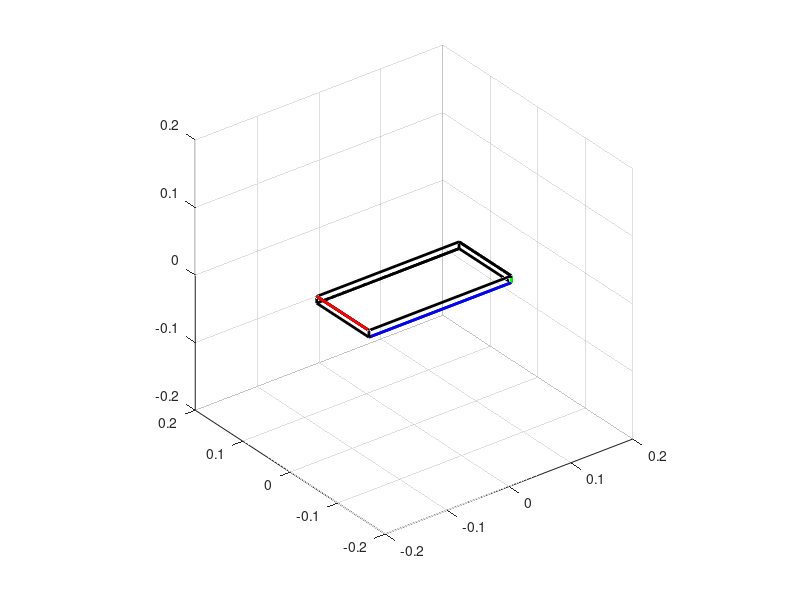
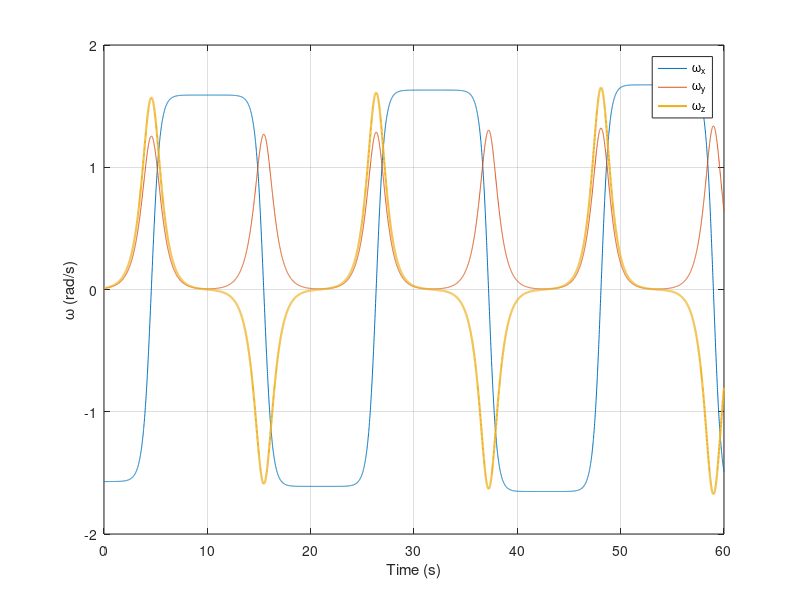
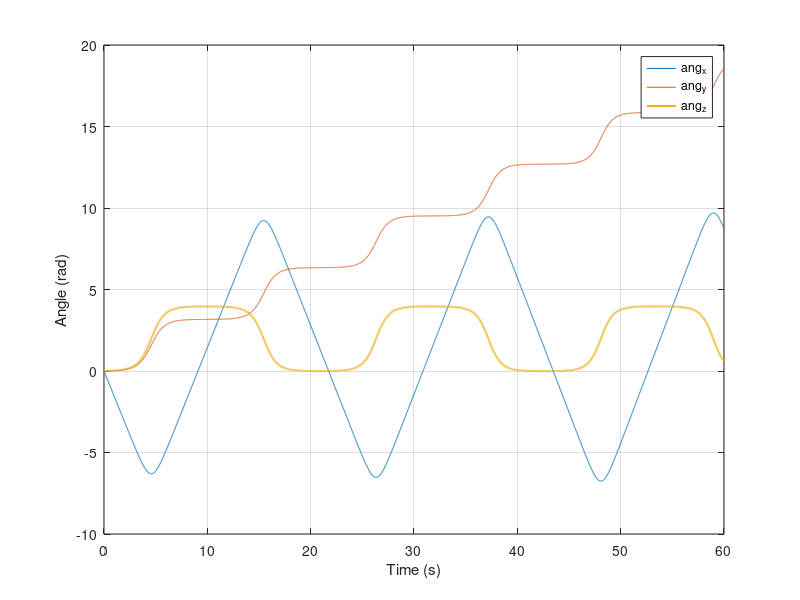

Source code (MATLAB) for these figures, in order:
%% Space Engineering 3 Assignment 3
% Author: Zoren Liu
% SID: 440353416
%

clear all; close all; clc;

%% Question 1

% Initial conditions
omega_x = 0;%pi/2*0.025; % Angular velocity (rad/s)
omega_y = 0;%pi/2*0.025;
omega_z = pi/2;


% Properties of rectangular plate
a = 0.230;   % Length (m)
b = 0.01;    % Height (m)
c = 0.11;   % Width (m)
m = 1;      % Mass (kg)

% a) Calculate moments of inertia
Ixx = m*(a^2+b^2)/12;   % Intermediate moment of inertia
Iyy = m*(a^2+c^2)/12;   % Maximum moment of inertia
Izz = m*(b^2+c^2)/12;   % Lowest moment of inertia

% b) Calculate magnitude of inertial angular momentum vector L_tot
Lx = Ixx*omega_x;
Ly = Iyy*omega_y;
Lz = Izz*omega_z;
L_tot = Lx + Ly + Lz;

% c) Calculate the maximum angular velocity in the three principle axes
% Since angular momentum is fixed, then the theoretical maximum angular
% velocity of an axis is when the angular velocities of the other two axes
% are zero
omega_x_temp = 0;
omega_y_temp = 0;
omega_z_temp = 0;

omega_x_max = (L_tot - Iyy*omega_y_temp - Izz*omega_z_temp)/(Ixx);
omega_y_max = (L_tot - Ixx*omega_x_temp - Izz*omega_z_temp)/(Iyy);
omega_z_max = (L_tot - Ixx*omega_x_temp - Iyy*omega_y_temp)/(Izz);

% d) Calculate the magnitude of the rotational kinetic energy for the three
% principal axes components in the body reference frame (Exx, Eyy, Ezz).
Exx = 1/2*Ixx*omega_x^2;
Eyy = 1/2*Iyy*omega_y^2;
Ezz = 1/2*Izz*omega_z^2;

% E_rot = Exx + Eyy + Ezz;

% e)
% Copper wire
l_Cu = 17.7; % cm
d_Cu = 1; % cm
rho_Cu = 9; % g/cm^3
m_Cu = pi*(d_Cu/2)^2*l_Cu*rho_Cu;
temp_0 = 0; % Celcius
C_Cu = 0.385; % Joules/g


E_max = 1/2*L_tot*omega_z;
E_min = 1/2*L_tot*omega_y_max;
delta_E = E_max - E_min;

% % Assuming pure rotation in z-axis
% L_ini = Izz*omega_z;
% E_max = 1/2*L_ini*omega_z;
% omega_y_max_2 = L_ini/Iyy;
% E_min = 1/2*L_ini*omega_y_max_2;
% delta_E = E_max - E_min;

temp_end = delta_E/(C_Cu*m_Cu)+temp_0;

%% Question 2

A = [-a/2 -c/2 -b/2];
B = [a/2 -c/2 -b/2];
C = [-a/2 c/2 -b/2];
D = [-a/2 -c/2 b/2];
E = [-a/2 c/2 b/2];
F = [a/2 -c/2 b/2];
G = [a/2 c/2 -b/2];
H = [a/2 c/2 b/2];

origin = [0, 0, 0];

sim_type = 1;
axis_type = 1;

switch sim_type
    case 1
        P = [A;B;F;H;G;C;A;D;E;H;F;D;E;C;G;B];
        plot3(P(:,1),P(:,2),P(:,3),'k', 'LineWidth', 2), hold on % original cube
        plot3(P(1:2,1),P(1:2,2),P(1:2,3),'b', 'LineWidth', 2)
        plot3(P(8:9,1),P(8:9,2),P(8:9,3),'r', 'LineWidth', 2)
        plot3(P(2:3,1),P(2:3,2),P(2:3,3),'g', 'LineWidth', 2); hold off
        %     case 2
        %         vert_p = [A;B;G;C;D;F;H;E];
        %         face_p = [1 2 3 4; 5 6 7 8; 1 2 6 5; 3 4 8 7; 1 4 8 5; 2 3 7 6];
        %         colour_p = [0 1 0; 0 1 0; 1 0 0; 1 0 0; 0 0 1; 0 0 1];
        %         P = patch('Vertices', vert_p, 'Faces', face_p,...
        %             'FaceVertexCData', colour_p, 'FaceColor', 'flat');
end
axis equal; grid on; axis([-0.20 0.20 -0.20 0.20 -0.20 0.20]); rotate3d on;

switch axis_type
    case 1 % About x
        omega_x = -pi/2;
        omega_y = 0.01;
        omega_z = 0.01;
    case 2 % About y
        omega_x = -0.01;
        omega_y = 4;
        omega_z = 0.01;
    case 3 % About z
        omega_x = -0.01;
        omega_y = 0.01;
        omega_z = 4;
end

time = 60;
dt = 0.01;
tvec = (dt:dt:time)';

ang_x = 0;
ang_y = 0;
ang_z = 0;

counter = 0;

for n = 1:length(tvec)
    
    n
    
    omega_x_dot = (Iyy-Izz)*omega_y*omega_z/Ixx;
    omega_y_dot = (Izz-Ixx)*omega_z*omega_x/Iyy;
    omega_z_dot = (Ixx-Iyy)*omega_x*omega_y/Izz;
    
    omega_x = omega_x + omega_x_dot*dt;
    omega_y = omega_y + omega_y_dot*dt;
    omega_z = omega_z + omega_z_dot*dt;
    
    omegaDB(n, :) = [omega_x, omega_y, omega_z];
    
    ang_y = ang_y + omega_y*dt;
    ang_x = ang_x + omega_x*dt;
    ang_z = ang_z + omega_z*dt;
    
    angDB(n, :) = [ang_x, ang_y, ang_z];
    
    counter = counter + 1;
    
    E_rot(n, 1) = 1/2*Ixx*omega_x^2;
    E_rot(n, 2) = 1/2*Iyy*omega_y^2;
    E_rot(n, 3) = 1/2*Izz*omega_z^2;
    
    aElips1 = 2*sum(E_rot(n, :))/Ixx;
    bElips1 = 2*sum(E_rot(n, :))/Iyy;
    cElips1 = 2*sum(E_rot(n, :))/Izz;
    
    L(n, 1) = omega_x*Ixx;
    L(n, 2) = omega_y*Iyy;
    L(n, 3) = omega_z*Izz;
    
    Lsum(n) = sum(L(n,:));
    
    aElips2 = sum(L(n, :))^2/Ixx^2;
    bElips2 = sum(L(n, :))^2/Iyy^2;
    cElips2 = sum(L(n, :))^2/Izz^2;
    
    [x1, y1, z1] = ellipsoid(0,0,0,aElips1,bElips1,cElips1,30);
    [x2, y2, z2] = ellipsoid(0,0,0,aElips2,bElips2,cElips2,30);
    
    %     [h1, hel1] = imsurf(@(wx,wy,wz) wx.^2/aElips1+wy.^2/bElips1+wz.^2/cElips1, [-100,100,-100,100,-100,100]);
    %       hold on;axis equal;
    % [h2, hel2] = imsurf(@(wx,wy,wz) wx.^2/aElips2+wy.^2/bElips2+wz.^2/cElips2, [-100,100,-100,100,-100,100]);
    %       h2.FaceAlpha = 0.6;
    %       h = intercurve(hel1, hel2);
    %       h.Color = 'r';
    %       camlight;
    
    
    %     [intMtr, intSurf] = SurfaceIntersection([x1, y1, z1], [x2, y2, z2]);
    %     pause
    
%     figure(1)
%     if counter == 10
%         counter = 0;
% 
%         switch sim_type
%             case 1
%                 
%                 dcmMtr = dcm([ang_y; ang_x; ang_z]);
%                 P_plot = P*dcmMtr;
%                 subplot(1,2,1)
%                 plot3(P_plot(:,1),P_plot(:,2),P_plot(:,3),'k', 'LineWidth', 2), hold on % original cube
%                 plot3(P_plot(1:2,1),P_plot(1:2,2),P_plot(1:2,3),'b', 'LineWidth', 2)
%                 plot3(P_plot(8:9,1),P_plot(8:9,2),P_plot(8:9,3),'r', 'LineWidth', 2)
%                 plot3(P_plot(2:3,1),P_plot(2:3,2),P_plot(2:3,3),'g', 'LineWidth', 2)
%                 plot3(0,0,0,'or')
%                 axis equal; grid on; axis([-0.20 0.20 -0.20 0.20 -0.20 0.20]); rotate3d on; hold off
%                 drawnow
%                 
%             case 2
%                 
%                 subplot(1,2,1)
%                 rotate(P, [0 1 0], rad2deg(omega_x*dt*10), origin);
%                 rotate(P, [1 0 0], rad2deg(omega_y*dt*10), origin);
%                 rotate(P, [0 0 1], rad2deg(omega_z*dt*10), origin);
%                 axis equal; grid on; axis([-0.20 0.20 -0.20 0.20 -0.20 0.20]); rotate3d on; hold off
%                 drawnow
%                 
%         end
%         
%         subplot(1,2,2)
%         plot(tvec(1:n), euler(1, 1:n), tvec(1:n), euler(2, 1:n), tvec(1:n), euler(3, 1:n),...
%             tvec(1:n), Lsum(1:n),'LineWidth', 1.5)
%         xlabel('Time (s)'); ylabel('\omega (rad/s)');
%         legend('\omega_x', '\omega_y', '\omega_z')
%         grid on
%         
%         
%         figure(2)
%         surf(x1, y1, z1, 'edgecolor', 'none','FaceAlpha',0.3,'FaceColor',[0.9100 0.4100 0.1700])
%         axis([-250 250 -250 250 -250 250]); axis equal; hold on
%         surf(x2, y2, z2, 'edgecolor', 'none','FaceAlpha',0.3,'FaceColor',[0 0 1])
%         drawnow
%         axis([-250 250 -250 250 -250 250]); axis equal; view(-45, 45);  grid on;hold off;
%         
%     end
    
    
    
    
end

figure(2)
plot(tvec, omegaDB(:, 1), tvec, omegaDB(:, 2), tvec, omegaDB(:, 3),...
    'LineWidth', 1.5)
xlabel('Time (s)'); ylabel('\omega (rad/s)');
legend('\omega_x', '\omega_y', '\omega_z')
grid on
figure(3)
plot(tvec, angDB(:, 1), tvec, angDB(:, 2), tvec, angDB(:, 3),...
    'LineWidth', 1.5)
xlabel('Time (s)'); ylabel('Angle (rad)');
legend('ang_x', 'ang_y', 'ang_z')
grid on



% figure(2)
% plot(tvec, rad2deg(omegaDB(:, 1)), tvec, rad2deg(omegaDB(:, 2)), tvec, rad2deg(omegaDB(:, 3)),...
%     'LineWidth', 1.5)
% xlabel('Time (s)'); ylabel('\omega (deg/s)');
% legend('\omega_x', '\omega_y', '\omega_z')
% grid on
% figure(3)
% plot(tvec, rad2deg(angDB(:, 1)), tvec, rad2deg(angDB(:, 2)), tvec, rad2deg(angDB(:, 3)),...
%     'LineWidth', 1.5)
% xlabel('Time (s)'); ylabel('Angle (deg)');
% legend('ang_x', 'ang_y', 'ang_z')
% grid on



